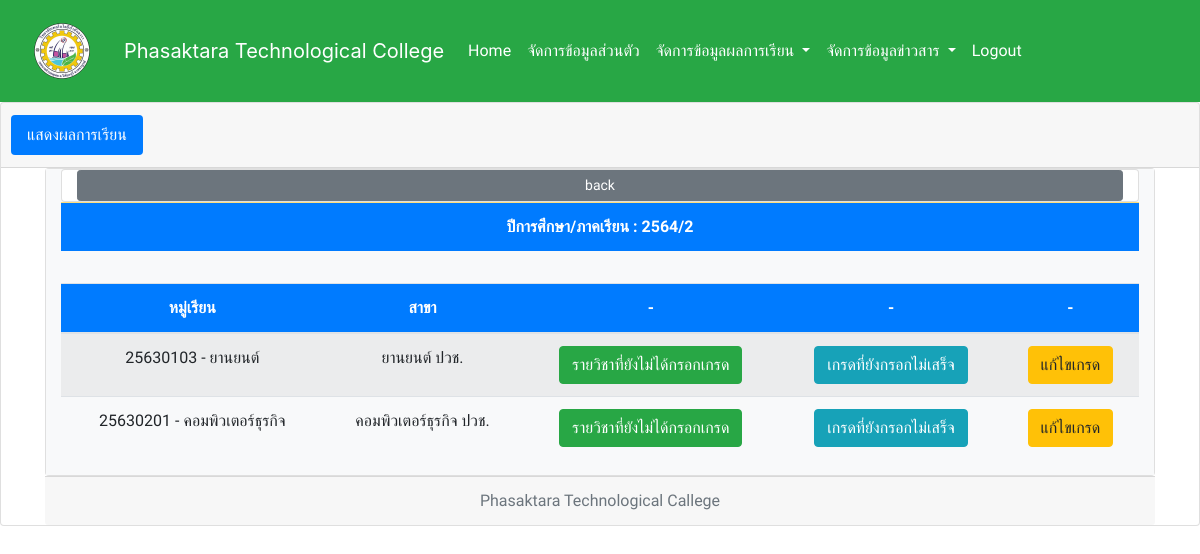
The page /showinputgrade_second.php?y_id=3 (signed in) on the database as committed earlier.
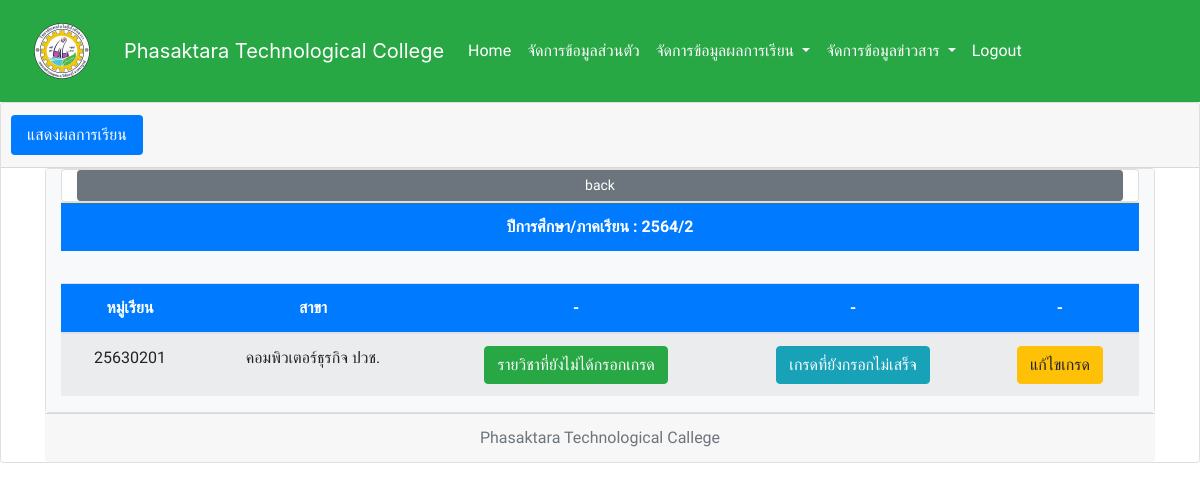
The same page on the database as committed later.
### tables this page shows
CREATE TABLE `classroom` (
  `classroom_id` int(11) NOT NULL,
  `class_id` int(11) NOT NULL,
  `c_id` smallint(6) NOT NULL,
  `y_id` tinyint(4) NOT NULL,
  `t_id` tinyint(4) NOT NULL,
  `day_id` char(1) NOT NULL,
  `time_id` tinyint(4) NOT NULL,
  `classroom_st` char(1) NOT NULL
);

CREATE TABLE `class` (
  `class_id` int(11) NOT NULL,
  `class_name` varchar(50) NOT NULL,
  `b_id` tinyint(4) NOT NULL
);

CREATE TABLE `branch` (
  `b_id` tinyint(4) NOT NULL,
  `b_name` varchar(50) NOT NULL,
  `d_id` tinyint(4) NOT NULL
);

### showinputgrade_second.php (the view, shortened to what this page needs)
<?php
if(isset($_SESSION["valid_uname"]) && isset($_SESSION["valid_pwd"]) && isset($_SESSION["userlevel"])){
include "connect.php";
  include "include/head_menu_grade.php";
	$y_id = $_GET['y_id'];
  	$sql = "SELECT *
			FROM classroom as classroom
				inner join class as class on (classroom.class_id = class.class_id)
				inner join student as student on (student.class_id = class.class_id)
				inner join year as year on (classroom.y_id = year.y_id)
							WHERE classroom.y_id = '$y_id'";
$result = mysqli_query($conn, $sql)
  or die("3.ไม่สามารถประมวลผลคำสั่งได้") . mysqli_error();
$rs = mysqli_fetch_array($result)
?>
<div class="card text-center">
  <div class="card-header">
    <ul class="nav nav-pills card-header-pills">
      	<li class="nav-item">
        <a class="nav-link active" href="showinputgrade.php">แสดงผลการเรียน</a>
      </li>
    </ul>
  </div>
  <div class="container" >
    <div class="card text-center">
      <div class="container-fluid h-100 bg-light text-dark">
        <div class="card text" style="max-width: 1200px;">
        <form action="" method="post">
                <div class="form-group">
              <div class="col"><button class="col-12 btn btn-secondary btn-sm float-left" input type="button" onclick=window.history.back() >back</button></div>
          </div>
        </div>
                <table class="table table-warning" >
                  <tr class="bg-primary text-white">
                    <th scope="col">ปีการศึกษา/ภาคเรียน : <?php echo "$rs[y_number]"; ?></th>
                  </tr>
              </table>
          <div class="row no-gutters">
            <div class="col-md-12">
                <table class="table table-striped " >
              <table class="table table-striped " >
                <thead>
                  <tr class="bg-primary text-white">
                    <th scope="col">หมู่เรียน</th>
                    <th scope="col">สาขา</th>
                    <th scope="col">-</th>
                    <th scope="col">-</th>
                    <th scope="col">-</th>
                  </tr>
                </thead>
                <tbody>
                  <?php
				  $sql2 = "SELECT * FROM classroom AS classroom
		INNER JOIN class AS class ON (classroom.class_id = class.class_id)
		INNER JOIN course AS course ON (classroom.c_id = course.c_id)
		INNER JOIN teacher AS teacher ON (classroom.t_id = teacher.t_id)
		INNER JOIN day AS day on (classroom.day_id = day.day_id)
		inner join time as time on (classroom.time_id = time.time_id)
		inner join year as year on (classroom.y_id = year.y_id)
		inner join branch on (class.b_id = branch.b_id)
		WHERE classroom.y_id = '$y_id' GROUP BY classroom.class_id HAVING count(classroom.class_id) > 0 ORDER BY classroom.day_id ASC ";
				$result2 = mysqli_query($conn, $sql2)
  					or die("3.ไม่สามารถประมวลผลคำสั่งได้") . mysqli_error();
                  while ($rs2 = mysqli_fetch_array($result2)) {
                  ?>
                    <tr>
                      <td><?php echo "$rs2[class_name]"; ?></td>
                      <td><?php echo "$rs2[b_name]"; ?></td>
                      <td><?php echo "<a href=\"showinputgrade_tree.php?y_id=$rs2[y_id]&class_id=$rs2[class_id]\">"; ?><button type="button" class="btn btn-success">รายวิชาที่ยังไม่ได้กรอกเกรด</button><?php echo "</a>"; ?></td>
                      <td><?php echo "<a href=\"showinputgrade_next.php?y_id=$rs2[y_id]&class_id=$rs2[class_id]\">"; ?><button type="button" class="btn btn-info">เกรดที่ยังกรอกไม่เสร็จ</button><?php echo "</a>"; ?></td>
                      <td><?php echo "<a href=\"showinputgrade_edit.php?y_id=$rs2[y_id]&class_id=$rs2[class_id]\">"; ?><button type="button" class="btn btn-warning">แก้ไขเกรด</button><?php echo "</a>"; ?></td>
                    </tr>
                  <?php
                  }
                  ?>
                </tbody>
              </table>
            </div>
          </div>
        </div>
      </div>
      <div class="card-footer text-muted">
        Phasaktara Technological Callege
      </div>
      <?php
    } else {
      echo "<script> alert('Please Login');window.location = 'index.php';</script>";
      exit();
    }
      ?>

Rows that differ between the two databases and show on the page:
removed classroom: class.class_name "25630103 - ยานยนต์", branch.b_name "ยานยนต์ ปวช."
changed classroom "คอมพิวเตอร์ธุรกิจ ปวช.": class.class_name "25630201 - คอมพิวเตอร์ธุรกิจ" → "25630201"
